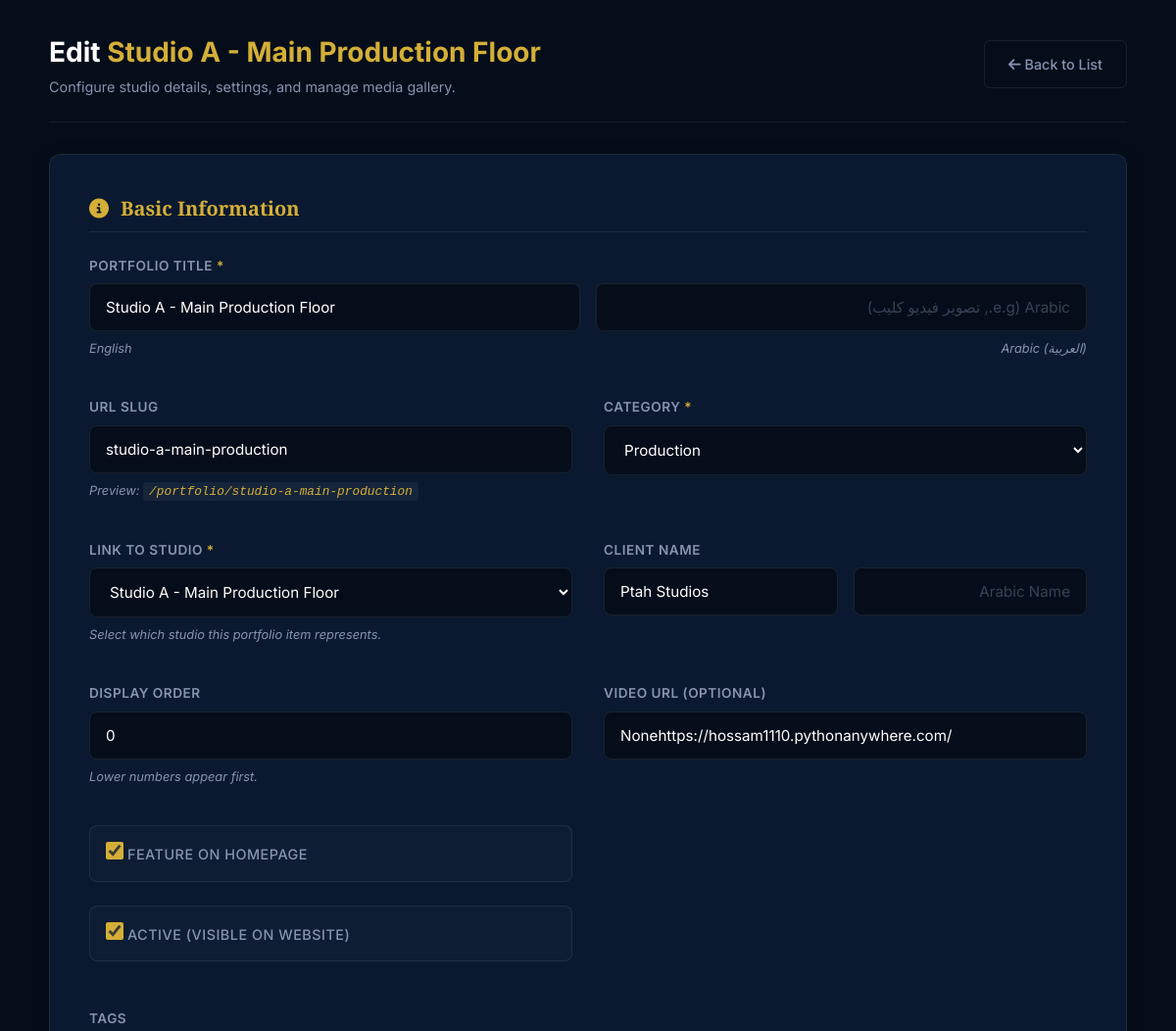
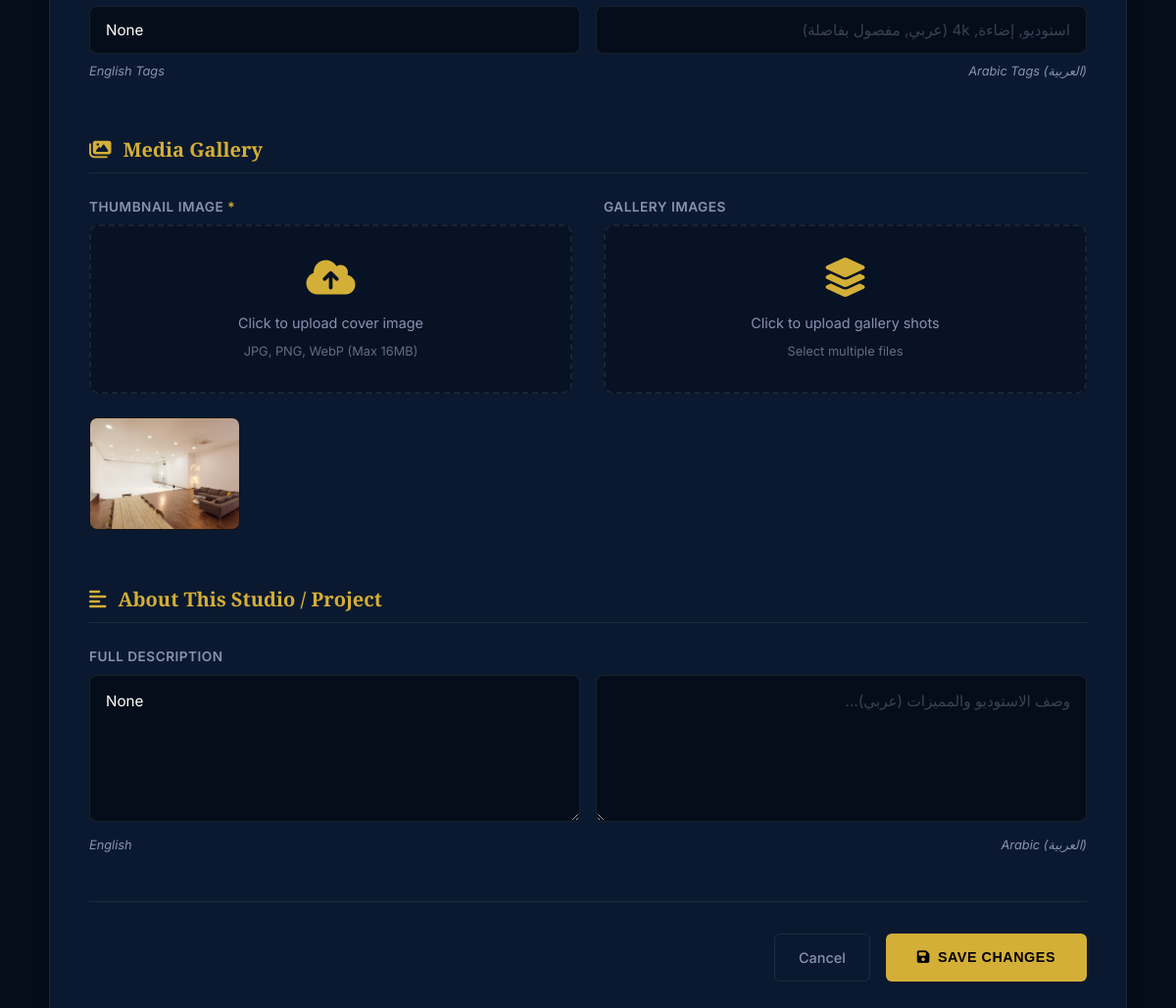
/admin/portfolio/edit/1 (signed in), run on the app's committed database (2 pictures, top to bottom).
### app.py (models this page shows)
class PortfolioItem(db.Model):
    __tablename__ = 'portfolio_items'
    id = db.Column(db.Integer, primary_key=True)
    title = db.Column(db.String(200), nullable=False)
    title_ar = db.Column(db.String(200))
    slug = db.Column(db.String(200), unique=True, nullable=False)
    client_name = db.Column(db.String(100))
    client_name_ar = db.Column(db.String(100))
    category = db.Column(db.String(50), nullable=False)
    description = db.Column(db.Text)
    description_ar = db.Column(db.Text)
    thumbnail_url = db.Column(db.String(500))
    image_urls = db.Column(db.Text) # Newline separated URLs
    video_url = db.Column(db.String(500))
    tags = db.Column(db.String(500))
    tags_ar = db.Column(db.String(500))
    is_featured = db.Column(db.Boolean, default=False)
    display_order = db.Column(db.Integer, default=0)
    is_active = db.Column(db.Boolean, default=True)
    studio_id = db.Column(db.Integer, db.ForeignKey('studios.id'), nullable=True)
    created_at = db.Column(db.DateTime, default=datetime.utcnow)
    def get_image_list(self):
        if self.image_urls:
            return [url.strip() for url in self.image_urls.split('\n') if url.strip()]
        return []

class Studio(db.Model):
    __tablename__ = 'studios'
    id = db.Column(db.Integer, primary_key=True)
    name = db.Column(db.String(100), nullable=False)
    name_ar = db.Column(db.String(100))
    slug = db.Column(db.String(100), unique=True, nullable=True)
    display_order = db.Column(db.Integer, default=0)
    persons_capacity = db.Column(db.Integer, nullable=False, default=3)  # Changed from hourly_rate
    description = db.Column(db.Text)
    description_ar = db.Column(db.Text)
    specs = db.Column(db.Text) # JSON or text specs
    specs_ar = db.Column(db.Text)
    image_url = db.Column(db.String(500))
    is_active = db.Column(db.Boolean, default=True)
    bookings = db.relationship('Booking', back_populates='studio')

### app.py (the view, shortened to what this page needs)
@app.route('/admin/portfolio/edit/<int:item_id>', methods=['GET', 'POST'])
@admin_required
def admin_portfolio_edit(item_id):
    item = PortfolioItem.query.get_or_404(item_id)
    new_inquiries = ContactInquiry.query.filter_by(status='new').count()
    studios = Studio.query.filter_by(is_active=True).order_by(Studio.name).all()
    return render_template('admin/portfolio_edit.html', item=item, action='Edit', new_inquiries=new_inquiries, studios=studios)

### templates/admin/portfolio_edit.html (shortened to what this page needs)
<!DOCTYPE html>
<html lang="en">
<head>
    <link href="https://cdnjs.cloudflare.com/ajax/libs/font-awesome/6.4.0/css/all.min.css" rel="stylesheet">
</head>
<body>
    <div class="admin-container">
        <header class="page-header">
            <div>
                <h1 class="page-title">
                    {% if item %}
                        Edit <span>{{ item.title }}</span>
                    {% else %}
                        Add Portfolio <span>Item</span>
                    {% endif %}
                </h1>
                <p class="page-subtitle">Configure studio details, settings, and manage media gallery.</p>
            </div>
            <a href="{{ url_for('admin_portfolio') }}" class="btn-cancel">
                <i class="fas fa-arrow-left"></i> Back to List
            </a>
        </header>
        <div class="form-card">
            <form method="POST" enctype="multipart/form-data" id="studioForm">
                <h3 class="section-title">
                    <i class="fas fa-info-circle"></i> Basic Information
                </h3>
                <div class="form-grid">
                    <div class="form-group form-full">
                        <label>Portfolio Title <span class="required">*</span></label>
                        <div class="dual-input-row">
                            <div>
                                <input type="text" name="title" class="form-control"
                                       value="{{ item.title if item else '' }}"
                                       placeholder="English (e.g., Music Video Shoot)"
                                       required>
                                <div class="form-hint">English</div>
                            </div>
                            <div>
                                <input type="text" name="title_ar" class="form-control"
                                       value="{{ item.title_ar if item and item.title_ar else '' }}"
                                       placeholder="Arabic (e.g., تصوير فيديو كليب)"
                                       dir="rtl">
                                <div class="form-hint" style="text-align: right;">Arabic (العربية)</div>
                            </div>
                        </div>
                    </div>
                    <div class="form-group">
                        <label>URL Slug</label>
                        <input type="text" name="slug" class="form-control"
                               value="{{ item.slug if item else '' }}"
                               placeholder="auto-generated-from-title">
                        <div class="form-hint">Preview: <code id="slugPreview" class="slug-code">/portfolio/{{ item.slug if item else '...' }}</code></div>
                    </div>
                    <div class="form-group">
                        <label>Category <span class="required">*</span></label>
                        <select name="category" class="form-control" required>
                            <option value="production" {% if item and item.category == 'production' %}selected{% endif %}>Production</option>
                        </select>
                    </div>
                    <div class="form-group">
                        <label>Link to Studio <span class="required">*</span></label>
                        <select name="studio_id" class="form-control" required>
                            {% for studio in studios %}
                            <option value="{{ studio.id }}" {% if item and item.studio_id == studio.id %}selected{% endif %}>
                                {{ studio.name }}
                            </option>
                            {% endfor %}
                        </select>
                        <div class="form-hint">Select which studio this portfolio item represents.</div>
                    </div>
                    <div class="form-group">
                        <label>Client Name</label>
                        <div class="dual-input-row">
                            <div>
                                <input type="text" name="client_name" class="form-control"
                                       value="{{ item.client_name if item else 'Ptah Studios' }}"
                                       placeholder="English Name">
                            </div>
                            <div>
                                <input type="text" name="client_name_ar" class="form-control"
                                       value="{{ item.client_name_ar if item and item.client_name_ar else '' }}"
                                       placeholder="Arabic Name" dir="rtl">
                            </div>
                        </div>
                    </div>
                    <div class="form-group">
                        <label>Display Order</label>
                        <input type="number" name="display_order" class="form-control"
                               value="{{ item.display_order if item else 0 }}"
                               placeholder="0">
                        <div class="form-hint">Lower numbers appear first.</div>
                    </div>
                    <div class="form-group">
                        <label>Video URL (Optional)</label>
                        <input type="url" name="video_url" class="form-control"
                               value="{{ item.video_url if item else '' }}"
                               placeholder="https://youtube.com/...">
                    </div>
                    <div class="form-group">
                        <div style="display: flex; flex-direction: column; gap: 1rem;">
                            <label class="checkbox-group">
                                <input type="checkbox" name="is_featured" id="is_featured"
                                       {% if item and item.is_featured %}checked{% endif %}>
                                <span>Feature on Homepage</span>
                            </label>
                            <label class="checkbox-group">
                                <input type="checkbox" name="is_active" id="is_active"
                                       {% if item and item.is_active %}checked{% endif %}
                                       {% if not item %}checked{% endif %}>
                                <span>Active (Visible on Website)</span>
                            </label>
                        </div>
                    </div>
                    <div class="form-group form-full">
                        <label>Tags</label>
                        <div class="dual-input-row">
                            <div>
                                <input type="text" name="tags" class="form-control"
                                       value="{{ item.tags if item else '' }}"
                                       placeholder="studio, lighting, 4k (English, comma separated)">
                                <div class="form-hint">English Tags</div>
                            </div>
                            <div>
                                <input type="text" name="tags_ar" class="form-control"
                                       value="{{ item.tags_ar if item and item.tags_ar else '' }}"
                                       placeholder="استوديو, إضاءة, 4k (عربي, مفصول بفاصلة)" dir="rtl">
                                <div class="form-hint" style="text-align: right;">Arabic Tags (العربية)</div>
                            </div>
                        </div>
                    </div>
                </div>
                <h3 class="section-title" style="margin-top: 3rem;">
                    <i class="fas fa-images"></i> Media Gallery
                </h3>
                <div class="form-grid">
                    <div class="form-group">
                        <label>Thumbnail Image <span class="required">*</span></label>
                        <div class="upload-area" onclick="document.getElementById('thumbnailInput').click()">
                            <i class="fas fa-cloud-upload-alt"></i>
                            <p>Click to upload cover image</p>
                            <p class="small">JPG, PNG, WebP (Max 16MB)</p>
                        </div>
                        <div id="thumbnailPreview" class="preview-grid">
                            {% if item and item.thumbnail_url %}
                            <div class="preview-item">
                                <img src="{{ url_for('static', filename=item.thumbnail_url) }}" alt="Current thumbnail">
                            </div>
                            {% endif %}
                        </div>
                    </div>
                    <div class="form-group">
                        <label>Gallery Images</label>
                        <div class="upload-area" onclick="document.getElementById('galleryInput').click()">
                            <i class="fas fa-layer-group"></i>
                            <p>Click to upload gallery shots</p>
                            <p class="small">Select multiple files</p>
                        </div>
                    </div>
                </div>
                <h3 class="section-title" style="margin-top: 3rem;">
                    <i class="fas fa-align-left"></i> About This Studio / Project
                </h3>
                <div class="form-group form-full">
                    <label>Full Description</label>
                    <div class="dual-input-row">
                        <div>
                            <textarea name="description" class="form-control"
                                      placeholder="Describe the studio features, dimensions, etc. (English)">{{ item.description if item else '' }}</textarea>
                            <div class="form-hint">English</div>
                        </div>
                        <div>
                            <textarea name="description_ar" class="form-control"
                                      placeholder="وصف الاستوديو والمميزات (عربي)..."
                                      dir="rtl">{{ item.description_ar if item and item.description_ar else '' }}</textarea>
                            <div class="form-hint" style="text-align: right;">Arabic (العربية)</div>
                        </div>
                    </div>
                </div>
                <div class="form-actions">
                    <a href="{{ url_for('admin_portfolio') }}" class="btn-cancel">Cancel</a>
                    <button type="submit" class="btn-save">
                        <i class="fas fa-save"></i>
                        {% if item %}Save Changes{% else %}Create Item{% endif %}
                    </button>
                </div>
            </form>
        </div>
    </div>
</body>
</html>

### data on the page
PortfolioItem: title "Studio A - Main Production Floor", slug "studio-a-main-production", category "Production", studio_id "Studio A - Main Production Floor", client_name "Ptah Studios", display_order "0", video_url "Nonehttps://hossam1110.pythonanywhere.com/", is_featured "☑", is_active "☑", tags "None", thumbnail_url (picture), description "None"
